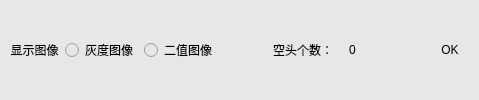
             <widget class="QWidget" name="widget_11" native="true">
              <property name="styleSheet">
               <string notr="true">background-color: rgb(231, 231, 231);</string>
              </property>
              <layout class="QHBoxLayout" name="horizontalLayout_7">
               <property name="spacing">
                <number>6</number>
               </property>
               <property name="leftMargin">
                <number>4</number>
               </property>
               <property name="topMargin">
                <number>2</number>
               </property>
               <property name="rightMargin">
                <number>4</number>
               </property>
               <property name="bottomMargin">
                <number>2</number>
               </property>
               <item>
                <widget class="QLabel" name="label_14">
                 <property name="styleSheet">
                  <string notr="true">font: 11pt &quot;微软雅黑&quot;;</string>
                 </property>
                 <property name="text">
                  <string>  显示图像</string>
                 </property>
                </widget>
               </item>
               <item>
                <widget class="QRadioButton" name="radioBtnGray">
                 <property name="styleSheet">
                  <string notr="true">font: 11pt &quot;微软雅黑&quot;;</string>
                 </property>
                 <property name="text">
                  <string>灰度图像</string>
                 </property>
                </widget>
               </item>
               <item>
                <widget class="QRadioButton" name="radioBtnBin">
                 <property name="styleSheet">
                  <string notr="true">font: 11pt &quot;微软雅黑&quot;;</string>
                 </property>
                 <property name="text">
                  <string>二值图像</string>
                 </property>
                </widget>
               </item>
               <item>
                <spacer name="horizontalSpacer_3">
                 <property name="orientation">
                  <enum>Qt::Horizontal</enum>
                 </property>
                 <property name="sizeType">
                  <enum>QSizePolicy::Expanding</enum>
                 </property>
                 <property name="sizeHint" stdset="0">
                  <size>
                   <width>40</width>
                   <height>20</height>
                  </size>
                 </property>
                </spacer>
               </item>
               <item>
                <widget class="QLabel" name="labelDefectNum_">
                 <property name="sizePolicy">
                  <sizepolicy hsizetype="Preferred" vsizetype="Preferred">
                   <horstretch>0</horstretch>
                   <verstretch>0</verstretch>
                  </sizepolicy>
                 </property>
                 <property name="minimumSize">
                  <size>
                   <width>80</width>
                   <height>30</height>
                  </size>
                 </property>
                 <property name="maximumSize">
                  <size>
                   <width>50</width>
                   <height>30</height>
                  </size>
                 </property>
                 <property name="autoFillBackground">
                  <bool>false</bool>
                 </property>
                 <property name="styleSheet">
                  <string notr="true">font: 11pt &quot;微软雅黑&quot;;</string>
                 </property>
                 <property name="text">
                  <string>空头个数：</string>
                 </property>
                 <property name="alignment">
                  <set>Qt::AlignCenter</set>
                 </property>
                </widget>
               </item>
               <item>
                <widget class="QLabel" name="labelDefectNum">
                 <property name="minimumSize">
                  <size>
                   <width>50</width>
                   <height>30</height>
                  </size>
                 </property>
                 <property name="maximumSize">
                  <size>
                   <width>50</width>
                   <height>30</height>
                  </size>
                 </property>
                 <property name="autoFillBackground">
                  <bool>false</bool>
                 </property>
                 <property name="styleSheet">
                  <string notr="true">font: 11pt &quot;微软雅黑&quot;;</string>
                 </property>
                 <property name="text">
                  <string>0</string>
                 </property>
                 <property name="alignment">
                  <set>Qt::AlignLeading|Qt::AlignLeft|Qt::AlignVCenter</set>
                 </property>
                </widget>
               </item>
               <item>
                <spacer name="horizontalSpacer_8">
                 <property name="orientation">
                  <enum>Qt::Horizontal</enum>
                 </property>
                 <property name="sizeType">
                  <enum>QSizePolicy::Fixed</enum>
                 </property>
                 <property name="sizeHint" stdset="0">
                  <size>
                   <width>20</width>
                   <height>20</height>
                  </size>
                 </property>
                </spacer>
               </item>
               <item>
                <widget class="QLabel" name="labelResult">
                 <property name="minimumSize">
                  <size>
                   <width>50</width>
                   <height>30</height>
                  </size>
                 </property>
                 <property name="maximumSize">
                  <size>
                   <width>50</width>
                   <height>30</height>
                  </size>
                 </property>
                 <property name="autoFillBackground">
                  <bool>false</bool>
                 </property>
                 <property name="styleSheet">
                  <string notr="true">font: 11pt &quot;微软雅黑&quot;;</string>
                 </property>
                 <property name="text">
                  <string>OK</string>
                 </property>
                 <property name="alignment">
                  <set>Qt::AlignCenter</set>
                 </property>
                </widget>
               </item>
              </layout>
             </widget>
